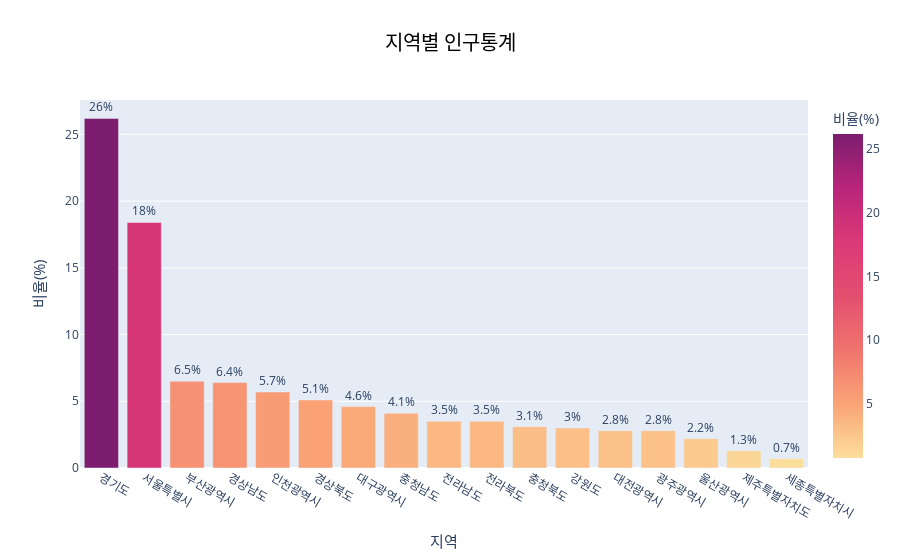

Notebook cell for this chart:
### Code cell
# 지역별 인구통계
def percent_format(x, precision):
    return round(x*100, precision)

region_stat_df = pd.read_sql(select(RegionStat), conn)
region_stat_df.sort_values(by=['ratio'], axis=0, ascending=False, inplace=True)
region_stat_df['ratio'] = region_stat_df['ratio'].apply(
    percent_format, args=(1,)
)

fig = px.bar(region_stat_df, x="region", y="ratio", color='ratio', height=500,
             color_continuous_scale='Sunsetdark',
             text='ratio', title='지역별 인구통계',
             labels={'ratio': '비율(%)', 'region': '지역'})
fig.update_traces(texttemplate='%{text:.2}%', textposition='outside')
fig.update_layout(uniformtext_minsize=8, uniformtext_mode='hide',
                  title_font_color='black', title_x=0.5, title_font_size=20)
fig.update_xaxes(title_font=dict(size=15))
fig.update_yaxes(title_font=dict(size=15))
fig.show()

### Figure 1 — Plotly figure (JSON) as saved in the notebook; plotly's stock layout.template omitted (floating-point values rounded to 4 significant figures)
{"data": [{"alignmentgroup": "True", "hovertemplate": "지역=%{x}<br>비율(%)=%{marker.color}<extra></extra>", "legendgroup": "", "marker": {"color": [26.2, 18.4, 6.5, 6.4, 5.7, 5.1, 4.6, 4.1, 3.5, 3.5, 3.1, 3, 2.8, 2.8, 2.2, 1.3, 0.7], "coloraxis": "coloraxis", "pattern": {"shape": ""}}, "name": "", "offsetgroup": "", "orientation": "v", "showlegend": false, "text": [26.2, 18.4, 6.5, 6.4, 5.7, 5.1, 4.6, 4.1, 3.5, 3.5, 3.1, 3, 2.8, 2.8, 2.2, 1.3, 0.7], "textposition": "outside", "texttemplate": "%{text:.2}%", "type": "bar", "x": ["경기도", "서울특별시", "부산광역시", "경상남도", "인천광역시", "경상북도", "대구광역시", "충청남도", "전라남도", "전라북도", "충청북도", "강원도", "대전광역시", "광주광역시", "울산광역시", "제주특별자치도", "세종특별자치시"], "xaxis": "x", "y": [26.2, 18.4, 6.5, 6.4, 5.7, 5.1, 4.6, 4.1, 3.5, 3.5, 3.1, 3, 2.8, 2.8, 2.2, 1.3, 0.7], "yaxis": "y"}], "layout": {"autosize": true, "barmode": "relative", "coloraxis": {"colorbar": {"title": {"text": "비율(%)"}}, "colorscale": [[0, "rgb(252, 222, 156)"], [0.1667, "rgb(250, 164, 118)"], [0.3333, "rgb(240, 116, 110)"], [0.5, "rgb(227, 79, 111)"], [0.6667, "rgb(220, 57, 119)"], [0.8333, "rgb(185, 37, 122)"], [1, "rgb(124, 29, 111)"]]}, "legend": {"tracegroupgap": 0}, "title": {"font": {"color": "black", "size": 20}, "text": "지역별 인구통계", "x": 0.5}, "uniformtext": {"minsize": 8, "mode": "hide"}, "xaxis": {"anchor": "y", "autorange": true, "domain": [0, 1], "range": [-0.5, 16.5], "title": {"font": {"size": 15}, "text": "지역"}, "type": "category"}, "yaxis": {"anchor": "x", "autorange": true, "domain": [0, 1], "range": [0, 27.58], "title": {"font": {"size": 15}, "text": "비율(%)"}, "type": "linear"}}}
